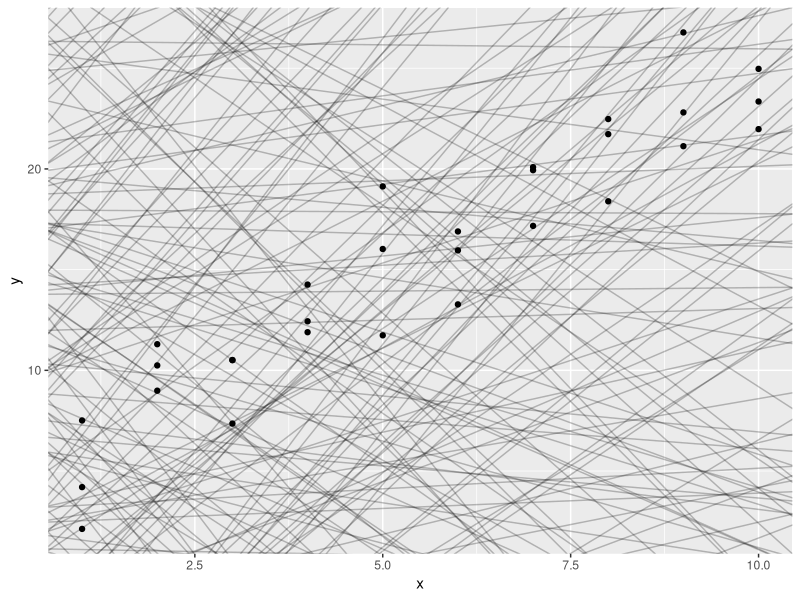
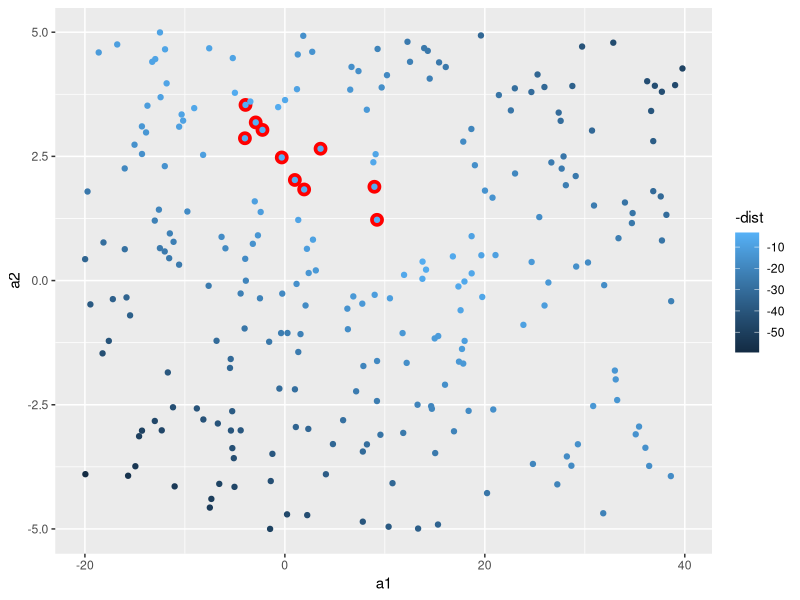
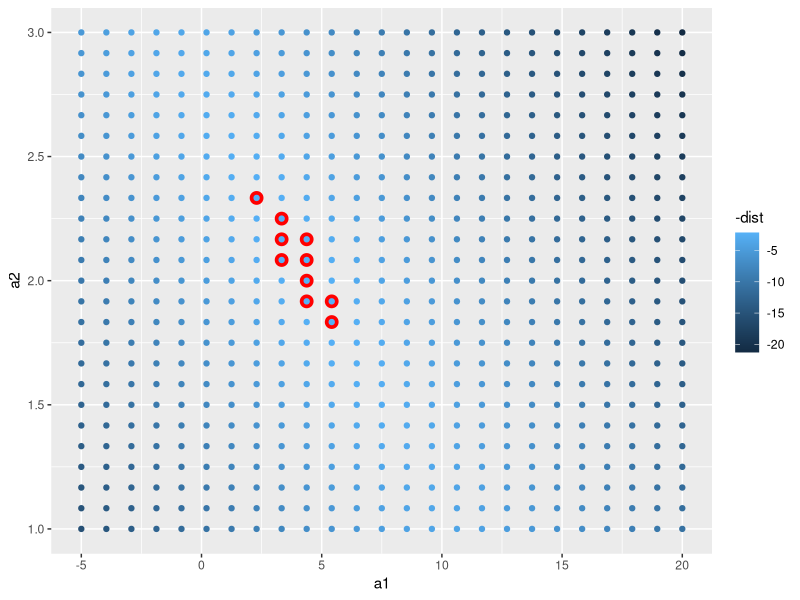
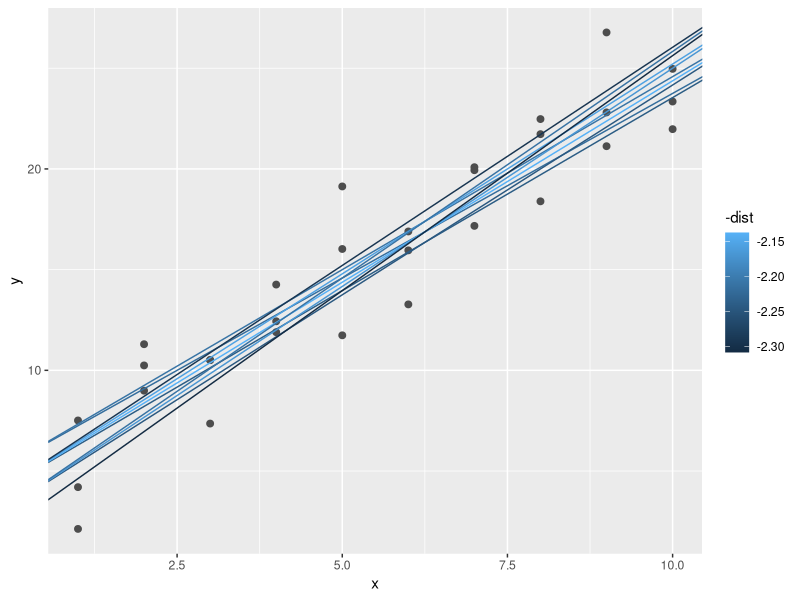
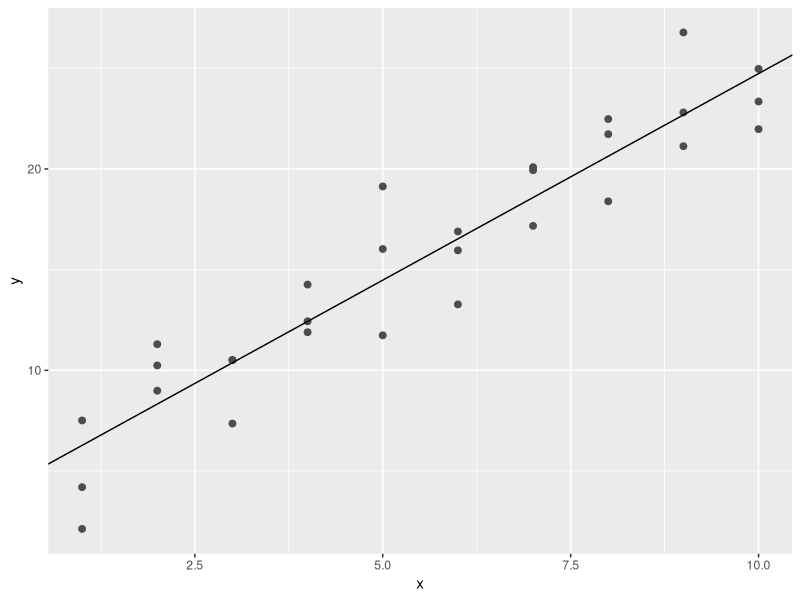
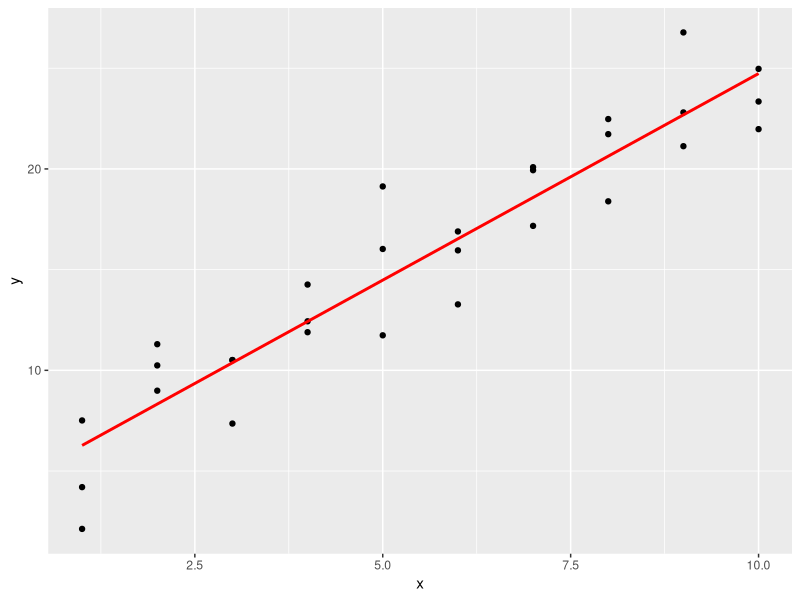
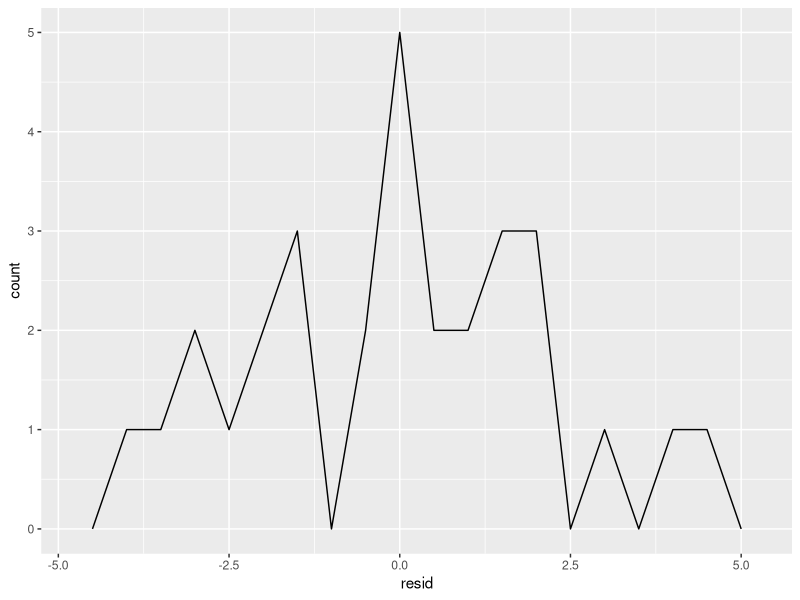
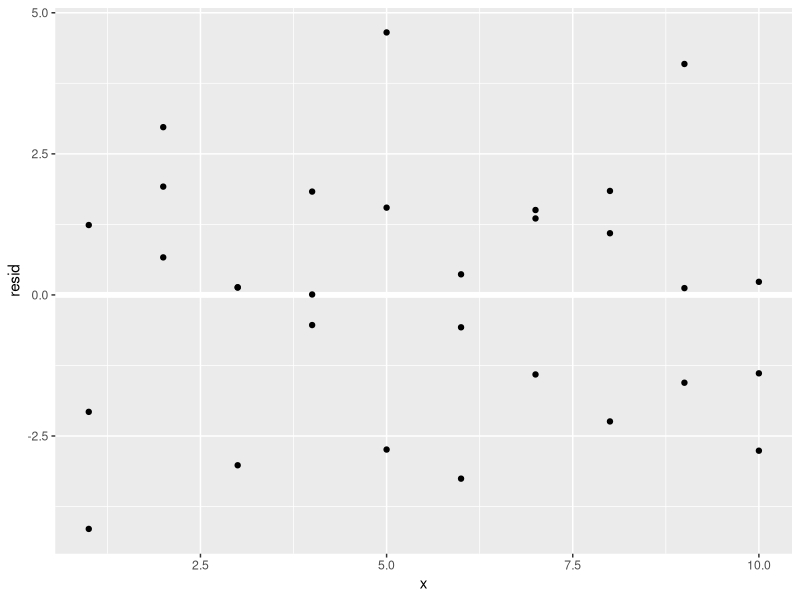

Recreate these plots in R, in order.
library(tidyverse)
library(modelr)
library(purrr)
library(dplyr)
# a global function that deletes missing data but warns me before doing so
options(na.action = na.warn)

view(sim1)
print(n= 50, sim1)
# y = a_2*x + a_1
# runif(n, min, max)
# Generate n random numbers, each drawn uniformly between min and max
models <- tibble(
  a1 = runif(250, -20, 40),
  a2 = runif(250, -5, 5)
)

ggplot(sim1, aes(x, y)) +
  geom_abline(
    aes(intercept = a1, slope = a2),
    data = models, alpha = 1/4
  ) +
  geom_point()

# A model predicts a y value
# The data has an actual y value
# The distance between y_actual and y_predicted is called error/residual
# Visually it is the vertical line between the point and the line
# We care how wrong the prediction is up and down
model1 <- function(a, data) {
  a[1] + data$x * a[2]
}
# Give me the predicted y-values from the model y = 7 + 1.5x
# for every x in sim1
# 7 + 1.5 * sim1$x
# Just an example
model1(c(7, 1.5), sim1)

# Root mean squared deviation
measure_distance <- function(mod, data) {
  diff <- data$y - model1(mod, data)
  sqrt(mean(diff ^ 2))
}
measure_distance(c(7, 1.5), sim1)

# There are many candidate models therefore for every model we need to compute how far it is from the data
# The function answers:
# If a model has intercept a1 and slope a2, how far is it from the data
sim1_dist <- function(a1, a2) {
  measure_distance(c(a1, a2), sim1)
}

models <- models %>%
  # map2 -> maps value in the function pairwise
  # mutate takes the model table and adss a new column called dist
  mutate(dist = purrr::map2_dbl(a1, a2, sim1_dist))
models

# Each point in the graph represents possible models in a parameter space
# Highlighting in red shows where the best models cluster
ggplot(models, aes(a1, a2)) +
  geom_point(
    data = filter(models, rank(dist) <= 10),
    size = 4, color = "red"
  ) +
  geom_point(aes(colour = -dist))


grid <- expand.grid(
  # seq() creates 25 evenly spaced numbers
  # 25*25 = 625 models
  a1 = seq(-5, 20, length = 25),
  a2 = seq(1, 3, length = 25)
) %>%
  # For every (a1, a2) pair in the grid, compute how far that model is from the data.
  mutate(dist = purrr::map2_dbl(a1, a2, sim1_dist))

grid %>%
  ggplot(aes(a1, a2)) +
  # Finds the 10 best models with the smallest distance and marks them red
  geom_point(
    data = filter(grid, rank(dist) <= 10),
    size = 4, colour = "red"
  ) +
  geom_point(aes(color = -dist))

# Overlaying the 10 best models on the data
ggplot(sim1, aes(x, y)) +
  geom_point(size = 2, color = "grey30") +
  geom_abline(
    aes(intercept = a1, slope = a2, color = -dist),
    data = filter(grid, rank(dist) <= 10)
  )

# Numerical minimisation through Newton-Raphson Search
# Minimising distance gives the best fit line by minimising the loss function
# A loss function measures how bas a model is
# ie: Good line -> small residuals -> small distance
best <- optim(c(0, 0), measure_distance, data = sim1)
best$par
#> [1] 4.22 2.05

ggplot(sim1, aes(x, y)) +
  geom_point(size = 2, color = "grey30") +
  geom_abline(intercept = best$par[1], slope = best$par[2])

# PREDICTIONS
# Predictions are derived from models
# Models are abstract and predictions compare it to reality

sim1_mod <- lm(y ~ x, data = sim1)
coef(sim1_mod)

grid <- sim1 %>%
  data_grid(x)
grid

grid <- grid %>%
  add_predictions(sim1_mod)
grid

ggplot(sim1, aes(x)) +
  geom_point(aes(y = y)) +
  geom_line(
    aes(y = pred),
    data = grid,
    colour = "red",
    size = 1
  )

# Adding residuals
sim1 <- sim1 %>%
  add_residuals(sim1_mod)
sim1

# Frequency polygon is one of the way to understand the spread of residuals
ggplot(sim1, aes(resid)) +
  geom_freqpoly(binwidth = 0.5)

ggplot(sim1, aes(x, resid)) +
  geom_ref_line(h = 0) +
  geom_point()
